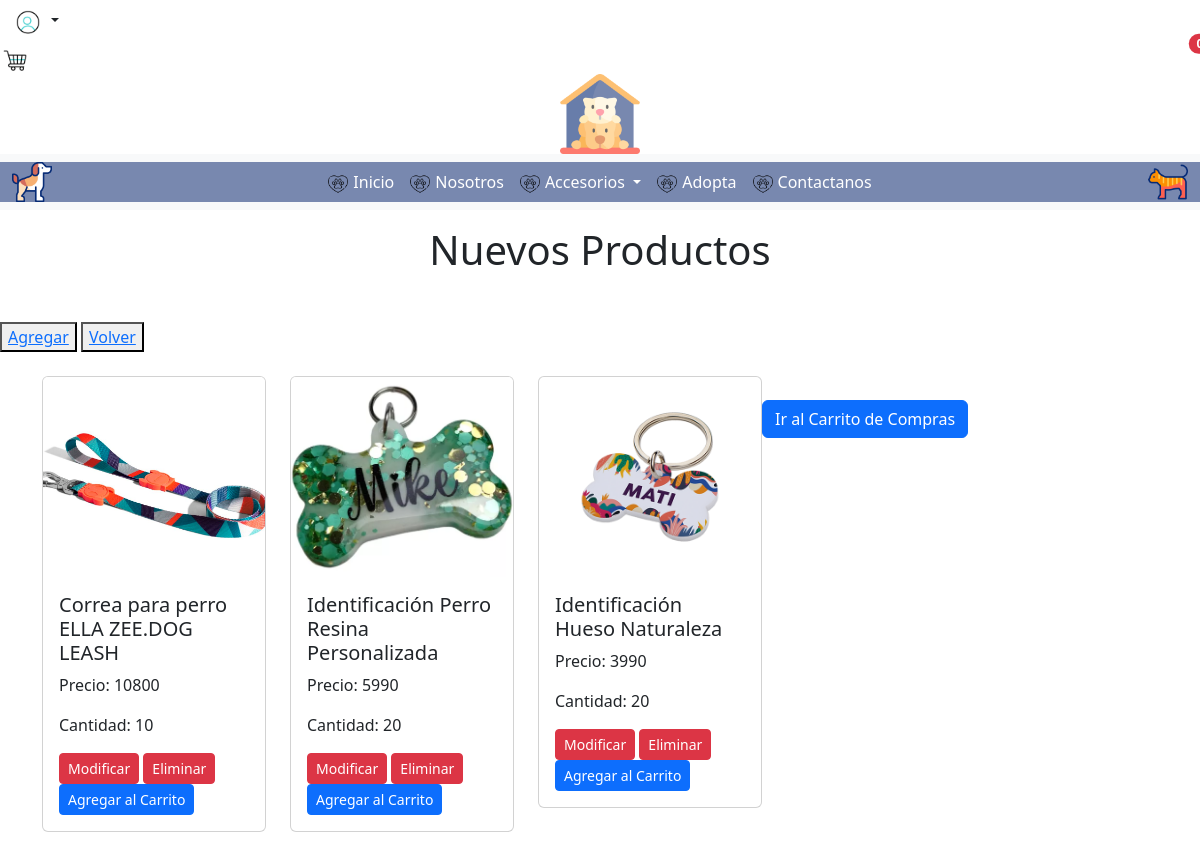
The page /productos/nuevos_prod on the database as committed earlier.
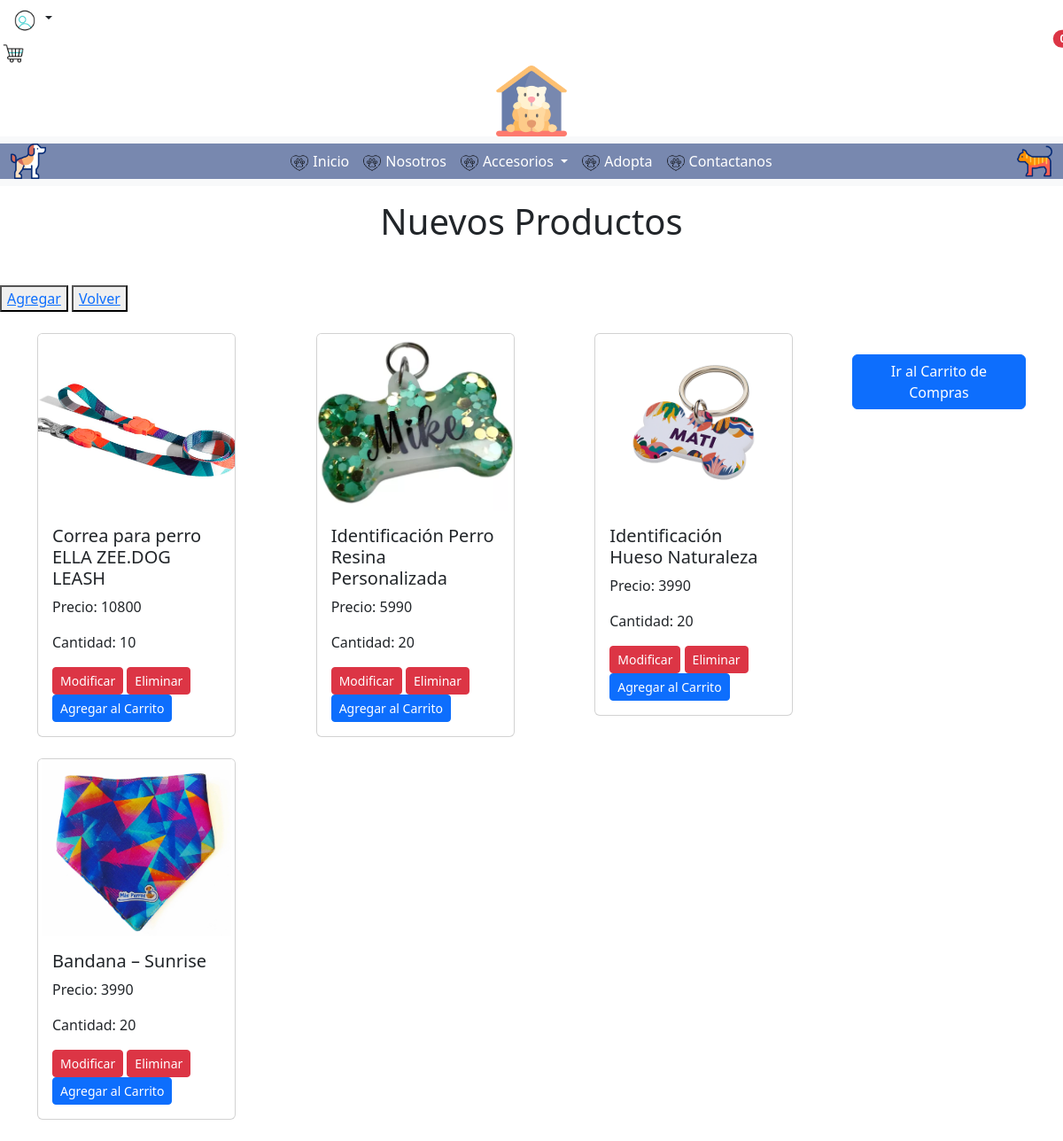
The same page on the database as committed later.
### productos/models.py (models this page shows, shortened)
class Producto(models.Model):
    id_producto = models.AutoField(db_column='idProducto', primary_key=True)
    nombre = models.CharField(max_length=50)
    precio = models.IntegerField(null=False)
    imagen = models.ImageField(upload_to='producto', null=False)
    cantidad = models.IntegerField(null=False)
    id_categoria = models.ForeignKey('Categoria',on_delete=models.CASCADE, db_column='idCategoria')
    activo = models.IntegerField()

### productos/views.py (the view)
# urls.py: path('nuevos_prod',views.nuevos_prod, name='nuevos_prod'),
def nuevos_prod(request):
    producto = Producto.objects.all()
    context={'producto':producto}
    return render(request,'productos/nuevos_prod.html', context)

### productos/templates/productos/nuevos_prod.html (shortened to what this page needs)
{% load static %}
<!DOCTYPE html>
<html lang="en">
<head>
    <link href="https://cdn.jsdelivr.net/npm/bootstrap@5.3.3/dist/css/bootstrap.min.css" rel="stylesheet">
    <link rel="stylesheet" href='{% static "css/style2.css" %}'>
</head>
<body>
    <header>
        <div class="contendorBoton2">
            <div class="btnCarritoLogin">
                <div class="dropdown">
                    <button class="btn  dropdown-toggle" type="button" id="dropdownForm" data-bs-toggle="dropdown" aria-expanded="false">
                        <img src="{% static 'img/perfil.gif' %}" alt="" width="30" height="30">
                    </button>
                </div>
                <div class="container-icon">
                    <div class="container-cart-icon position-relative">
                        <div class="carrito">
                            <button class="carrito navbar-toggler d-lg-block" type="button" data-bs-toggle="offcanvas" data-bs-target="#offcanvasRight" aria-controls="offcanvasRight">
                                <img src="{% static 'img/carrito-de-compras.gif' %}" alt="Carrito de compras" width="30" height="30">
                            </button>
                            <span id="contador-productos" class="position-absolute top-0 start-100 translate-middle badge rounded-pill bg-danger">0</span>
                        </div>
                    </div>
                </div>
            </div>
        </div>
        <center>
            <a href="{% url 'index' %}"><img src="{% static 'img/refugio-de-animales.png' %}" alt="Bootstrap" height="80" width="80"></a>
        </center>
        <nav class="navbar navbar-expand-lg bg-body-tertiary">
            <div class="container-fluid" style="background-color: #7888AF;">
                <img src=" {% static 'img/beagle.png' %}" alt="" width="40" height="40">
                <div class="collapse navbar-collapse justify-content-center" id="navbarSupportedContent">
                    <ul class="navbar-nav">
                        <li class="nav-item">
                            <a class="nav-link active" aria-current="page" href="{% url 'index' %}"style="color:white;">
                                <img src="{% static 'img/animales (1).png' %}" alt="Inicio" style="height: 20px; margin-right: 5px;">Inicio
                            </a>
                        </li>
                        <li class="nav-item">
                            <a class="nav-link active" aria-current="page" href="{% url 'nosotros' %}" style="color:white;">
                                <img src="{% static 'img/animales (1).png' %}" alt="Ver todo" style="height: 20px; margin-right: 5px;">Nosotros
                            </a>
                        </li>
                        <li class="nav-item dropdown">
                            <a class="nav-link dropdown-toggle" href="accesorios.html" role="button" data-bs-toggle="dropdown" aria-expanded="false" style="color: white;">
                                <img src=" {% static 'img/animales (1).png'%}" alt="Adornos" style="height: 20px; margin-right: 5px;">Accesorios
                            </a>
                        </li>
                        <li class="nav-item">
                            <a class="nav-link" href="{% url 'adopta' %}" style="color: white;">
                                <img src="{% static 'img/animales (1).png' %}" alt="Nosotros" style="height: 20px; margin-right: 5px;">Adopta
                            </a>
                        </li>
                        <li class="nav-item">
                            <a class="nav-link" href="{% url 'contacto' %}" style="color: white;">
                                <img src="{% static 'img/animales (1).png'%}" alt="Nosotros" style="height: 20px; margin-right: 5px;">Contactanos
                            </a>
                        </li>
                    </ul>
                </div>
                <img src=" {% static 'img/gato.png'%}" alt="" width="40" height="40" style="background-position: center;">
            </div>
        </nav>
    </header>
    <h1 class="text-center mt-3 mb-5">Nuevos Productos</h1>
    <button type="button" >
        <a href="{% url 'productosAdd' %}">Agregar</a>
    </button>
    <button type="button">
        <a href="{% url 'nuevos_prod' %}">Volver</a>
    </button>
    <div <div class="container mt-4">
        <div class="row">
            {% for x in producto %}
                <div class="col-md-4 mb-4">
                    <div class="card Ccard" style="width: 14rem;">
                        <img src="{{ x.imagen.url }}" class="card-img-top" alt="{{ x.nombre }}" style="height: 200px; object-fit: cover;">
                        <div class="card-body">
                            <h5 class="card-title">{{ x.nombre }}</h5>
                            <p class="card-text">Precio: {{ x.precio }}</p>
                            <p class="card-text">Cantidad: {{ x.cantidad }}</p>
                            <div class="d-grid gap-3 d-md-block">
                                <a href="{% url 'productos_findEdit' pk=x.id_producto %}" class="btn btn-danger btn-sm">Modificar</a>
                                <a href="{% url 'productos_del' pk=x.id_producto %}" class="btn btn-danger btn-sm">Eliminar</a>
                                <form action="{% url 'agregar_al_carrito' x.id_producto %}" method="post" >
                                    <button type="submit" class="btn btn-primary btn-sm">Agregar al Carrito</button>
                                </form>
                            </div>
                        </div>
                    </div>
                </div>
            {% endfor %}
        </div>
        <div class="text-center mt-4">
            <a href="{% url 'ver_carrito' %}" class="btn btn-primary">Ir al Carrito de Compras</a>
        </div>
    </div>
</body>
</html>

### productos/templates/static/css/style2.css (style rules this page uses)
.container { display: flex; }

Rows that differ between the two databases and show on the page:
added Producto: imagen (picture), nombre "Bandana – Sunrise", precio "3990", cantidad "20"
